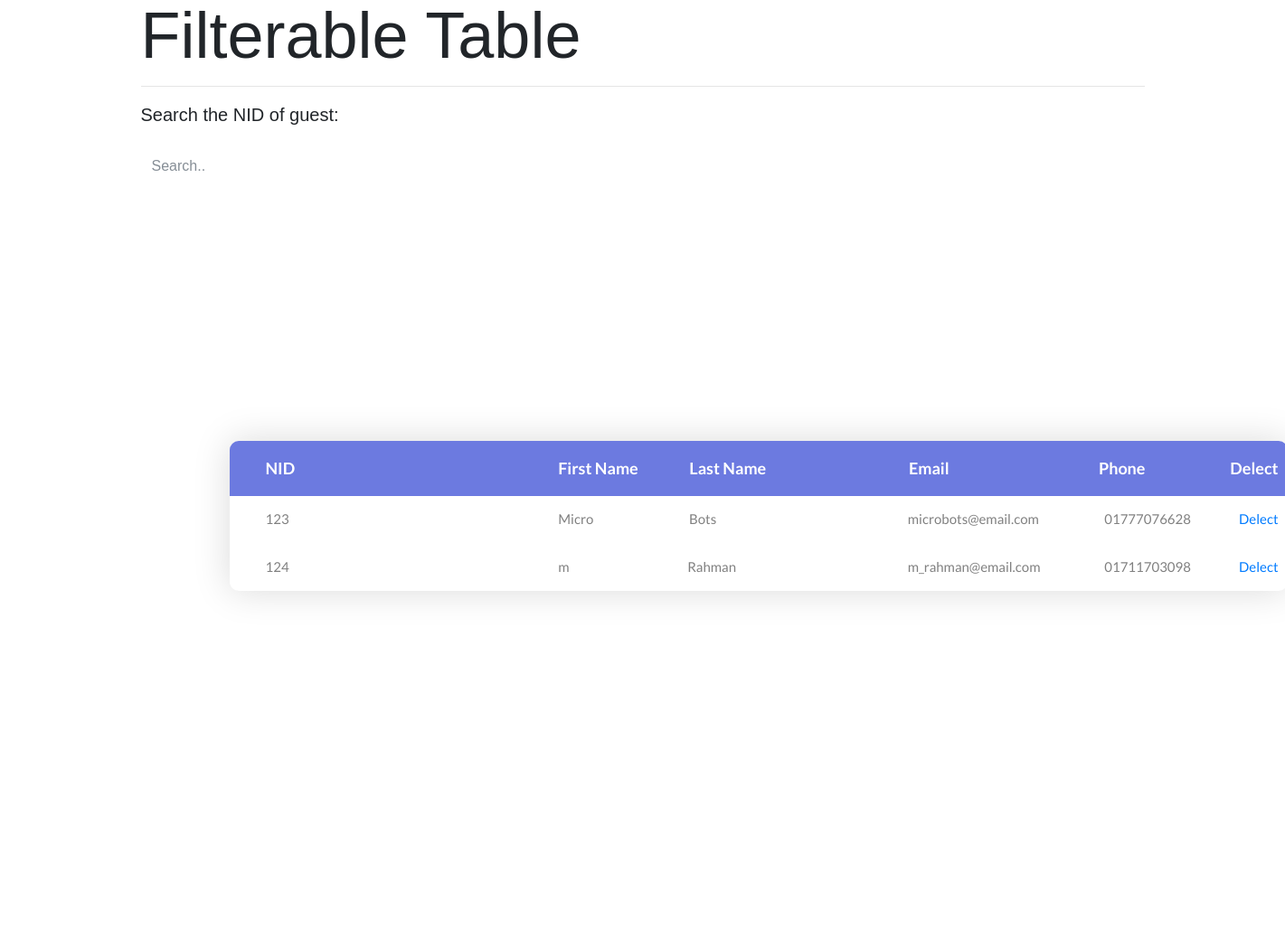
/guest_account_list.php, run on an earlier commit of the app's database.
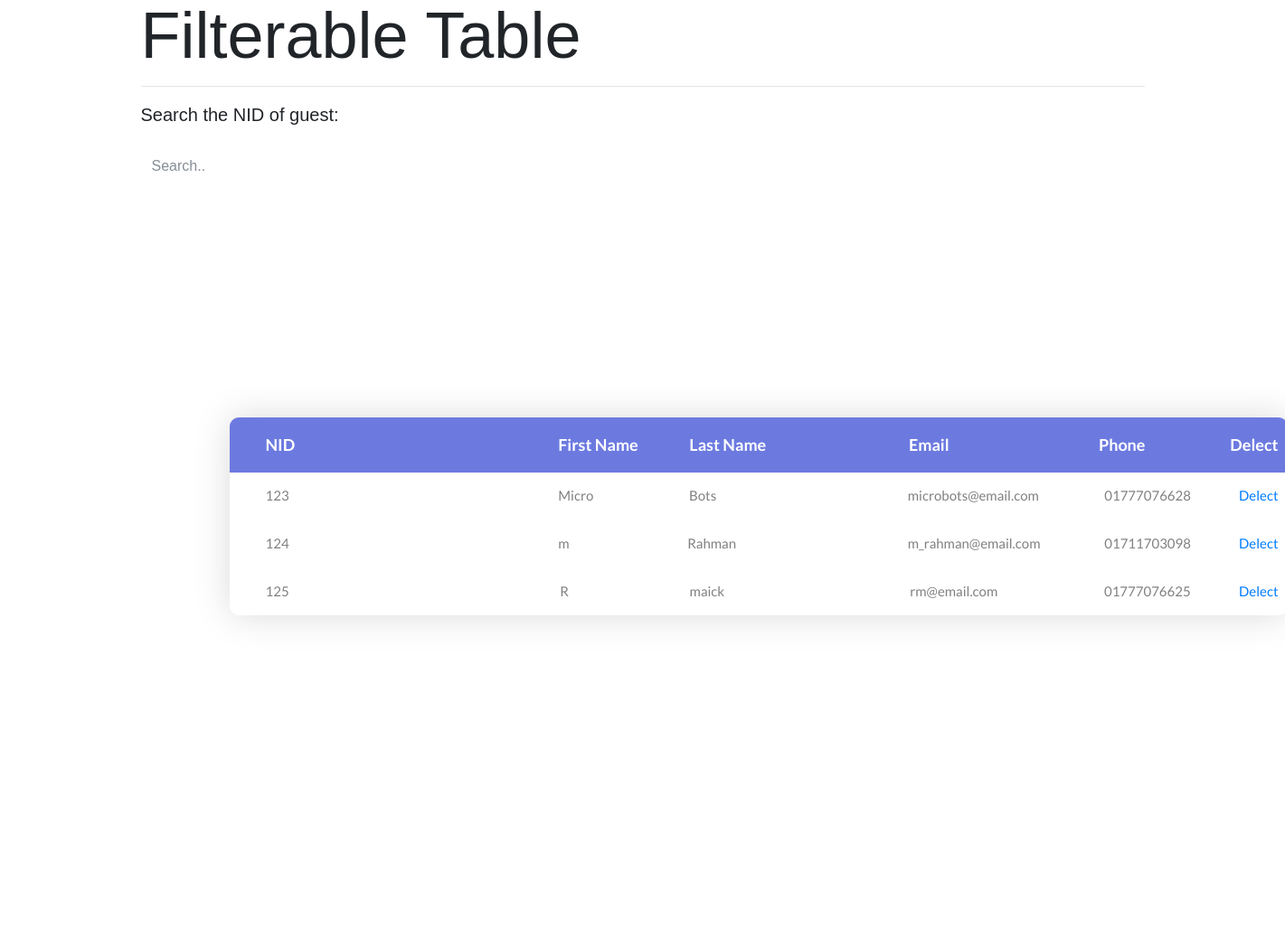
And on a later commit of the database.
### tables this page shows
CREATE TABLE `guest_info` (
  `NID` varchar(8) NOT NULL,
  `first_name` varchar(15) DEFAULT NULL,
  `last_name` varchar(15) NOT NULL,
  `email` varchar(25) NOT NULL,
  `phn_number` varchar(11) NOT NULL,
  `pass` varchar(15) DEFAULT NULL,
  `conf_pass` varchar(15) DEFAULT NULL,
  `choice` int(6) DEFAULT NULL,
  `c_ans` varchar(15) DEFAULT NULL
);

### guest_account_list.php (the view, shortened to what this page needs)
<!DOCTYPE html>
<html lang="en">
<head>
	<link rel="stylesheet" type="text/css" href="css/bootstrap.min.css">
	<link rel="stylesheet" type="text/css" href="fonts/font-awesome-4.7.0/css/font-awesome.min.css">
	<link rel="stylesheet" type="text/css" href="css/animate.css">
	<link rel="stylesheet" type="text/css" href="css/select2.min.css">
	<link rel="stylesheet" type="text/css" href="css/perfect-scrollbar.css">
	<link rel="stylesheet" type="text/css" href="css/util.css">
	<link rel="stylesheet" type="text/css" href="css/main.css">
</head>
<body>
	<div class="container">
	<h2 class="display-3">Filterable Table</h2>
	<hr>
  <p class="lead">Search the NID of guest:</p><br> </di>
  <input class="form-control" id="myInput" type="text" placeholder="Search..">
  <br>
	<div class="limiter">
		<div class="container-table100">
			<div class="wrap-table100">
				<div class="table100 ver1 m-b-110">
					<div class="table100-head">
						<table>
							<thead>
								<tr class="row100 head">
									<th class="cell100 column1">NID</th>
									<th class="cell100 column2">First Name</th>
									<th class="cell100 column3">Last Name</th>
									<th class="cell100 column4">Email</th>
									<th class="cell100 column5">Phone</th>
									<th class="cell100 column6">Delect</th>
								</tr>
							</thead>
						</table>
					</div>
					<?php
                    require "connection.php";
                    $result= "SELECT NID,first_name,last_name,email,phn_number FROM guest_info";
                    $query= mysqli_query($conn,$result);
                    while($row=mysqli_fetch_assoc($query)){
                    echo '<div class="table100-body js-pscroll">
						<table>
							<tbody id="myTable">
								<tr class="row100 body">
									<td class="cell100 column1">'.$row["NID"].'</td>
									<td class="cell100 column2">'.$row["first_name"].'</td>
									<td class="cell100 column3">'.$row["last_name"].'</td>
									<td class="cell100 column4">'.$row["email"].'</td>
									<td class="cell100 column5">'.$row["phn_number"].'</td>
									<td class="cell100 column7"><a href=delect_guest_account.php?id='.$row['NID'].'>Delect</a></td>
								</tr>
							</tbody>
						</table>
					</div>';
                }
					?>
									</div>
				</div>
			</div>
		</div>
</body>
</html>

What changed in the data, as far as the page shows it:
added guest_info: NID "125", first_name "R", last_name "maick", email "rm@email.com", phn_number "01777076625"
